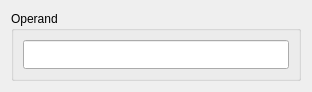
<?xml version="1.0" encoding="UTF-8"?>
<ui version="4.0">
 <class>Form</class>
 <widget class="QWidget" name="Form">
  <property name="geometry">
   <rect>
    <x>0</x>
    <y>0</y>
    <width>312</width>
    <height>88</height>
   </rect>
  </property>
  <property name="windowTitle">
   <string>Form</string>
  </property>
  <layout class="QVBoxLayout" name="verticalLayout">
   <item>
    <widget class="QGroupBox" name="groupBox">
     <property name="sizePolicy">
      <sizepolicy hsizetype="Expanding" vsizetype="Fixed">
       <horstretch>0</horstretch>
       <verstretch>0</verstretch>
      </sizepolicy>
     </property>
     <property name="minimumSize">
      <size>
       <width>150</width>
       <height>70</height>
      </size>
     </property>
     <property name="title">
      <string>Operand</string>
     </property>
     <layout class="QVBoxLayout" name="verticalLayout_2">
      <item>
       <widget class="QLineEdit" name="lineEdit">
        <property name="sizePolicy">
         <sizepolicy hsizetype="Expanding" vsizetype="Expanding">
          <horstretch>0</horstretch>
          <verstretch>0</verstretch>
         </sizepolicy>
        </property>
        <property name="minimumSize">
         <size>
          <width>0</width>
          <height>0</height>
         </size>
        </property>
       </widget>
      </item>
     </layout>
    </widget>
   </item>
  </layout>
 </widget>
 <resources/>
 <connections/>
</ui>
